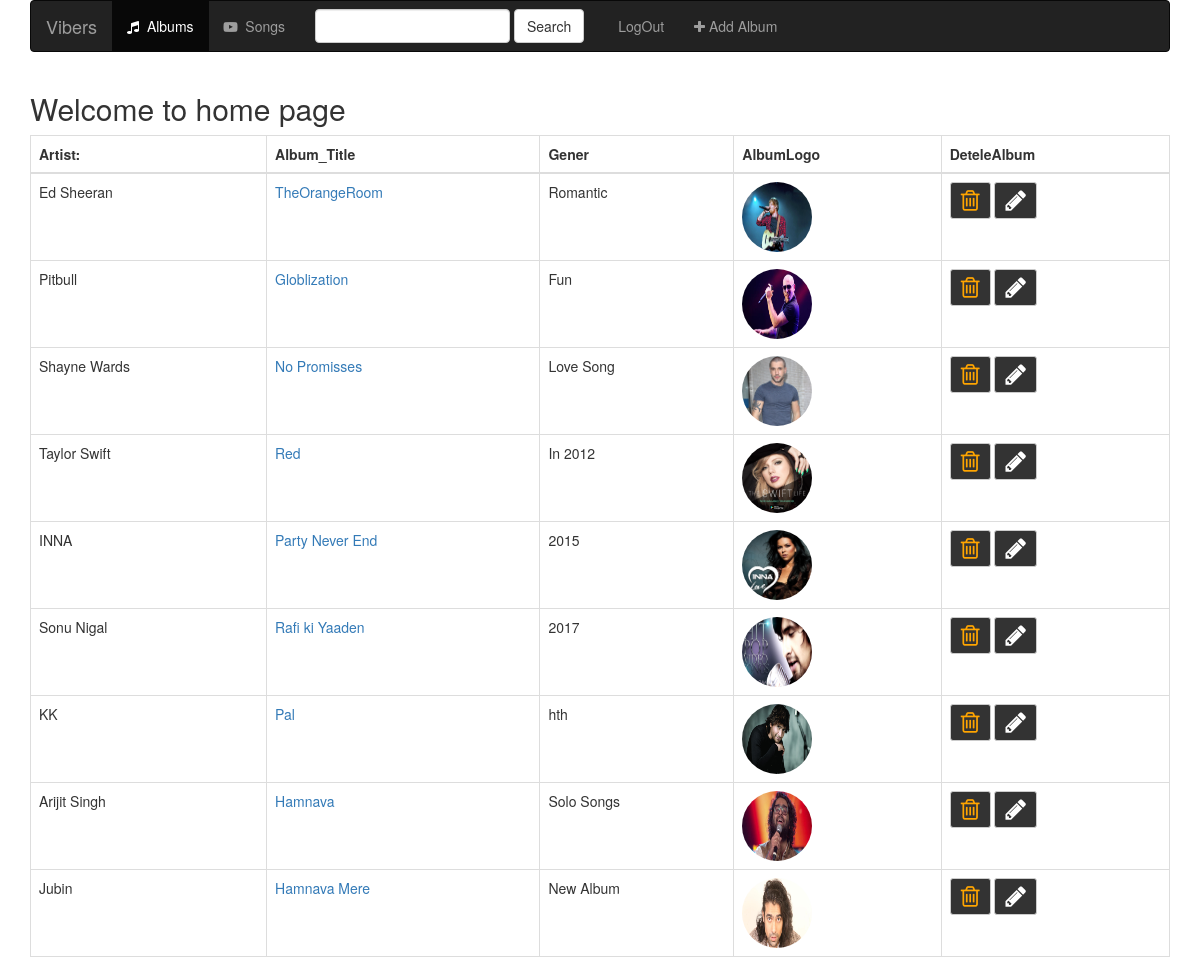
The app's page /music/ with its own data.
### music/models.py (models this page shows, shortened)
class Album(models.Model):
    artist=models.CharField(max_length=250)
    album_title=models.CharField(max_length=500)
    genre=models.CharField(max_length=100)
    album_logo=models.FileField()

### music/views.py (the view)
# urls.py: path('',views.IndexView.as_view(),name='home'),
class IndexView(generic.ListView):
    template_name='music/home.html'
    def get_queryset(self):
        return Album.objects.all()

### music/templates/music/home.html (shortened to what this page needs)
{% extends 'base.html' %}
 {% block body %}
<div class="container">
    <h2>Welcome to home page</h2>
    {% if object_list %}
    <table class="table table-bordered table-hover">
        <thead>
            <tr>
                <th>Artist:</th>
                <th>Album_Title</th>
                <th>Gener</th>
                <th>AlbumLogo</th>
                <th>DeteleAlbum</th>
            </tr>
        </thead>
        <tbody>
            {% for list in object_list %}
            <tr>
                <td>{{list.artist}}</td>
                <td>
                    <a href="{% url 'music:details' list.id %}">{{list.album_title}}</a>
                </td>
                <td>{{list.genre}}</td>
                <td>
                    <img src="{{list.album_logo.url}}" alt="Not Show">
                </td>
                <td>
                   <div>
                       <span>
                            <form action="{% url 'music:album-delete' list.id %}" method="post" style="display:inline-block;" class="deleteForm">
                                <button type="submit" class="btn btn-default btn-sm" id="btn">
                                <span class="fa fa-trash-o" aria-hidden="true" style="font-size:2em;"></span>
                                </button>
                            </form>
                           <span>
                            <form action="{% url 'music:album-update' list.id %}" class="form-horizontal" method="post" enctype="multipart/form-data" style="display:inline-block;" >
                                <button type="submit" class="btn btn-default btn-sm" id="pencil" value="Update">
                                    <span class="fa fa-pencil" aria-hidden="true" style="font-size:2em;"></span>
                                </button>
                          </form>
                           </span>
                       </span>
                   </div>
                </td>
            </tr>
            {% endfor %}
        </tbody>
    </table>
    {% endif %}
</div>
 {% endblock %}

### music/templates/base.html (shortened to what this page needs)
<!DOCTYPE html>
<html lang="en">
<head>
     {% load static %}
<link rel="stylesheet" href="{% static 'music/css/style.css' %}">
<link rel="stylesheet" href="{% static 'music/css/bootstrap.min.css' %}">
<link rel="stylesheet" href="https://cdnjs.cloudflare.com/ajax/libs/font-awesome/4.7.0/css/font-awesome.min.css">
</head>
<body class="body">
    {% block navbar %}
   <div class="container">
        <nav class="navbar navbar-inverse">
            <div class="container-fluid">
                <div class="navbar-header">
                    <a class="navbar-brand" href="{% url 'music:home' %}">Vibers</a>
                </div>
                <div class="collapse navbar-collapse" id="myNavbar">
                    <ul class="nav navbar-nav">
                        <li class="active">
                            <a href="{%  url 'music:home' %}">
                               <span class="fa fa-music" aria-hidden="true" area-hidden="true"></span>&nbsp; Albums
                            </a>
                        </li>
                        <li class="">
                            <a href="{%  url 'music:home' %}">
                                <span class="fa fa-youtube-play" aria-hidden="true" area-hidden="true"></span>&nbsp; Songs
                            </a>
                        </li>
                       <form action="#" class="navbar-form navbar-left" role="search" method="get">
                           <div class="form-group">
                               <input type="text" class="form-control" name="q" value="">
                           </div>
                           <button type="button" class="btn btn-default">Search</button>
                       </form>
                       <ul class="nav navbar-nav navbar-right">
                           <li>
                               <a href="{% url 'music:album-add' %}">
                                   <span class="fa fa-plus" aria-hidden="true"></span>&nbsp;Add Album
                               </a>
                           </li>
                       </ul>
                    <ul class="nav navbar-nav navbar-right">
                        <li>
                            <a href="#">
                                &nbsp;LogOut
                            </a>
                        </li>
                    </ul>
                </div>
            </div>
        </nav>
   </div>
    {% endblock %}
    {% block body %}{% endblock %}
</body>
</html>

### music/static/music/css/style.css (style rules this page uses)
.body { background-image:url('https://goo.gl/j9KV7b'); }
img { width: 70px; height: 70px; border-radius: 50%; transition:all 0.2s; }
.navbar { border-radius: 0; }
body { background-color: cornflowerblue; }
#myNavbar { border-radius: none; }
#btn { background:#333; color:orange; transition:all 0.5s; }
#pencil { background:#333; color:#ffffff; transition:all 0.5s; }

### records on screen
Album: artist "Ed Sheeran", album_title "TheOrangeRoom", genre "Romantic", album_logo (picture)
Album: artist "Pitbull", album_title "Globlization", genre "Fun", album_logo (picture)
Album: artist "Shayne Wards", album_title "No Promisses", genre "Love Song", album_logo (picture)
Album: artist "Taylor Swift", album_title "Red", genre "In 2012", album_logo (picture)
Album: artist "INNA", album_title "Party Never End", genre "2015", album_logo (picture)
Album: artist "Sonu Nigal", album_title "Rafi ki Yaaden", genre "2017", album_logo (picture)
Album: artist "KK", album_title "Pal", genre "hth", album_logo (picture)
Album: artist "Arijit Singh", album_title "Hamnava", genre "Solo Songs", album_logo (placeholder picture)
Album: artist "Jubin", album_title "Hamnava Mere", genre "New Album", album_logo (picture)
